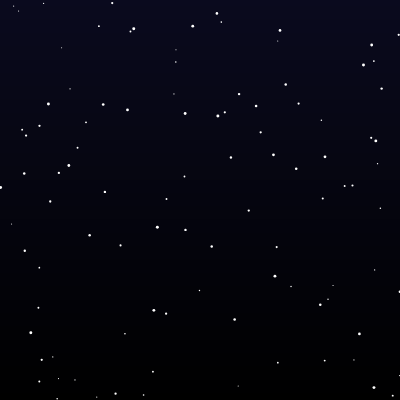
Frame 1 (no input)
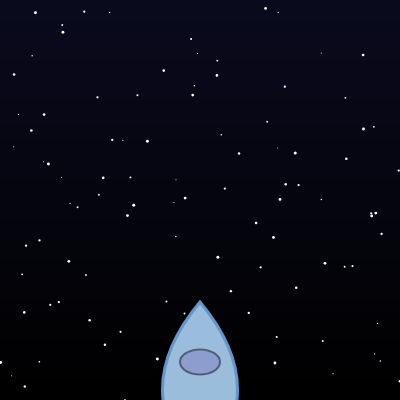
Frame 60 (no input)
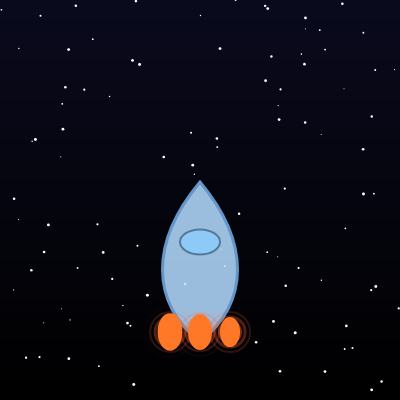
Frame 120 (the mouse pressed at the canvas centre since frame 60)

The p5.js sketch that drew these frames (run headless with seeded random() and noise() and a simulated clock; from frame 60 on, the mouse is pressed at the canvas centre):

// p5.js sketch
// ── sketch.js
let spaceshipY;
let stars = [];
const numStars = 100;

function setup() {
  createCanvas(400, 400);
  spaceshipY = height + 100;

  for (let i = 0; i < numStars; i++) {
    stars.push({
      x: random(width),
      y: random(height),
      size: random(1, 3),
      speed: random(1, 3)
    });
  }

  angleMode(DEGREES);
  strokeWeight(2);
}

function draw() {
  drawSpaceBackground();

  
  for (let star of stars) {
    star.y += star.speed;
    if (star.y > height) {
      star.y = 0;
      star.x = random(width);
      star.size = random(1, 3);
      star.speed = random(1, 3);
    }
    fill(255);
    noStroke();
    ellipse(star.x, star.y, star.size);
  }

  translate(width / 2, spaceshipY);

  
  let pulse = map(sin(frameCount * 3), -1, 1, 0.9, 1.1);

  push();
  scale(pulse);

  
  fill(180, 220, 255, 220);
  stroke(100, 150, 200);
  strokeWeight(3);
  beginShape();
  vertex(0, -80);
  bezierVertex(50, -20, 50, 40, 0, 80);
  bezierVertex(-50, 40, -50, -20, 0, -80);
  endShape(CLOSE);

 
  let r = map(sin(frameCount * 3), -1, 1, 100, 180);
  let g = map(cos(frameCount * 3.5), -1, 1, 150, 220);
  let b = map(sin(frameCount * 4), -1, 1, 200, 255);
  fill(r, g, b, 230);
  stroke(r * 0.6, g * 0.6, b * 0.6);
  strokeWeight(2);
  ellipse(0, -20, 40, 25);

  for (let i = -1; i <= 1; i++) {
    push();
    translate(i * 30, 70);
    let glowPulse = map(sin(frameCount * 4 + i * 40), -1, 1, 10, 25);
    noFill();
    for (let r = glowPulse; r > 5; r -= 5) {
      stroke(255, 100, 50, map(r, 5, 25, 150, 10));
      strokeWeight(map(r, 5, 25, 5, 1));
      ellipse(0, 0, r * 2);
    }
    fill(255, 120, 40);
    noStroke();
    ellipse(0, 0, glowPulse, glowPulse * 1.5);
    pop();
  }

  pop();

  
  spaceshipY -= 2;

  if (spaceshipY < -100) {
    spaceshipY = height + 100;
  }
}

function drawSpaceBackground() {
  for (let y = 0; y < height; y++) {
    let inter = map(y, 0, height, 0, 1);
    let c = lerpColor(color(10, 10, 30), color(0, 0, 0), inter);
    stroke(c);
    line(0, y, width, y);
  }
}
